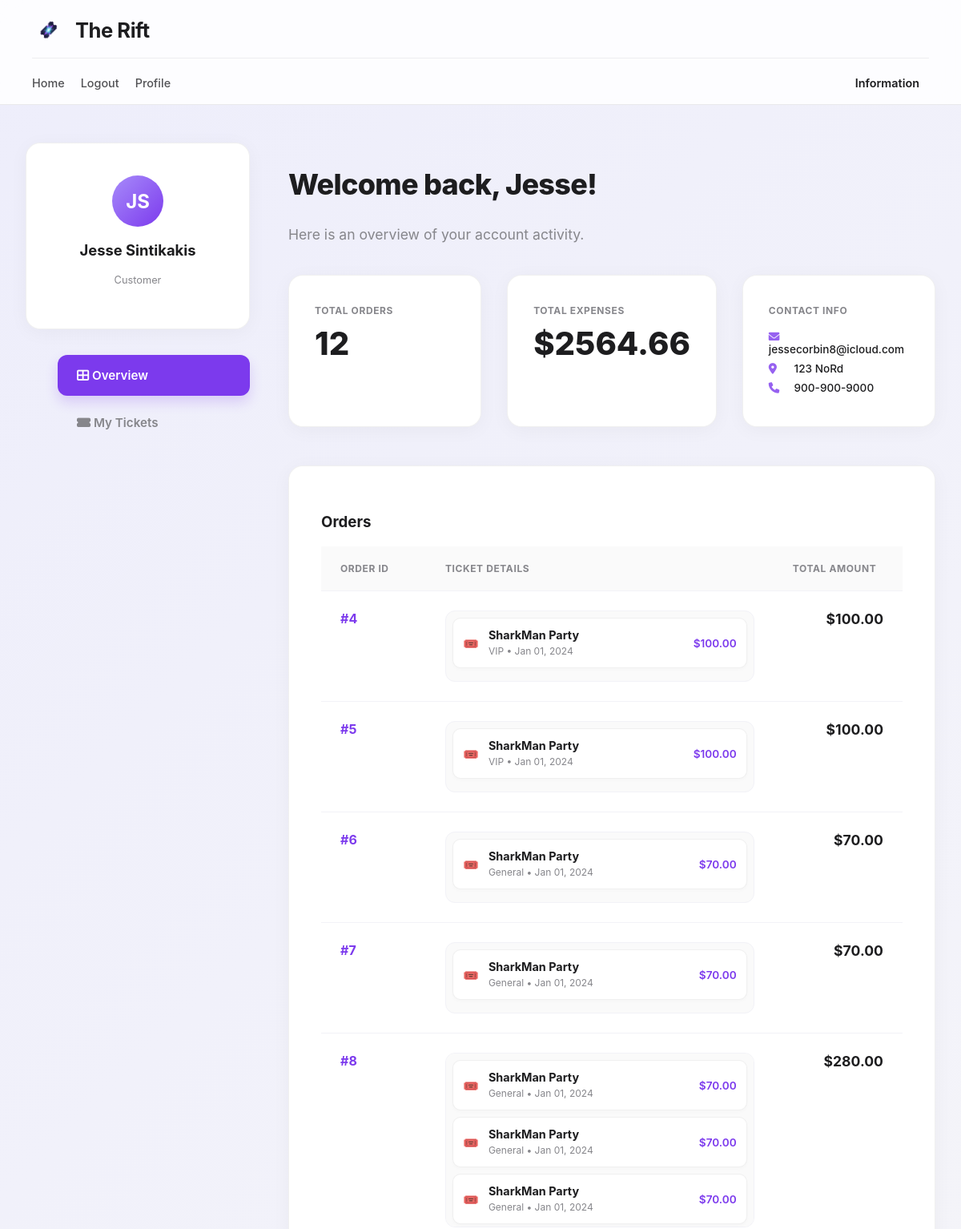
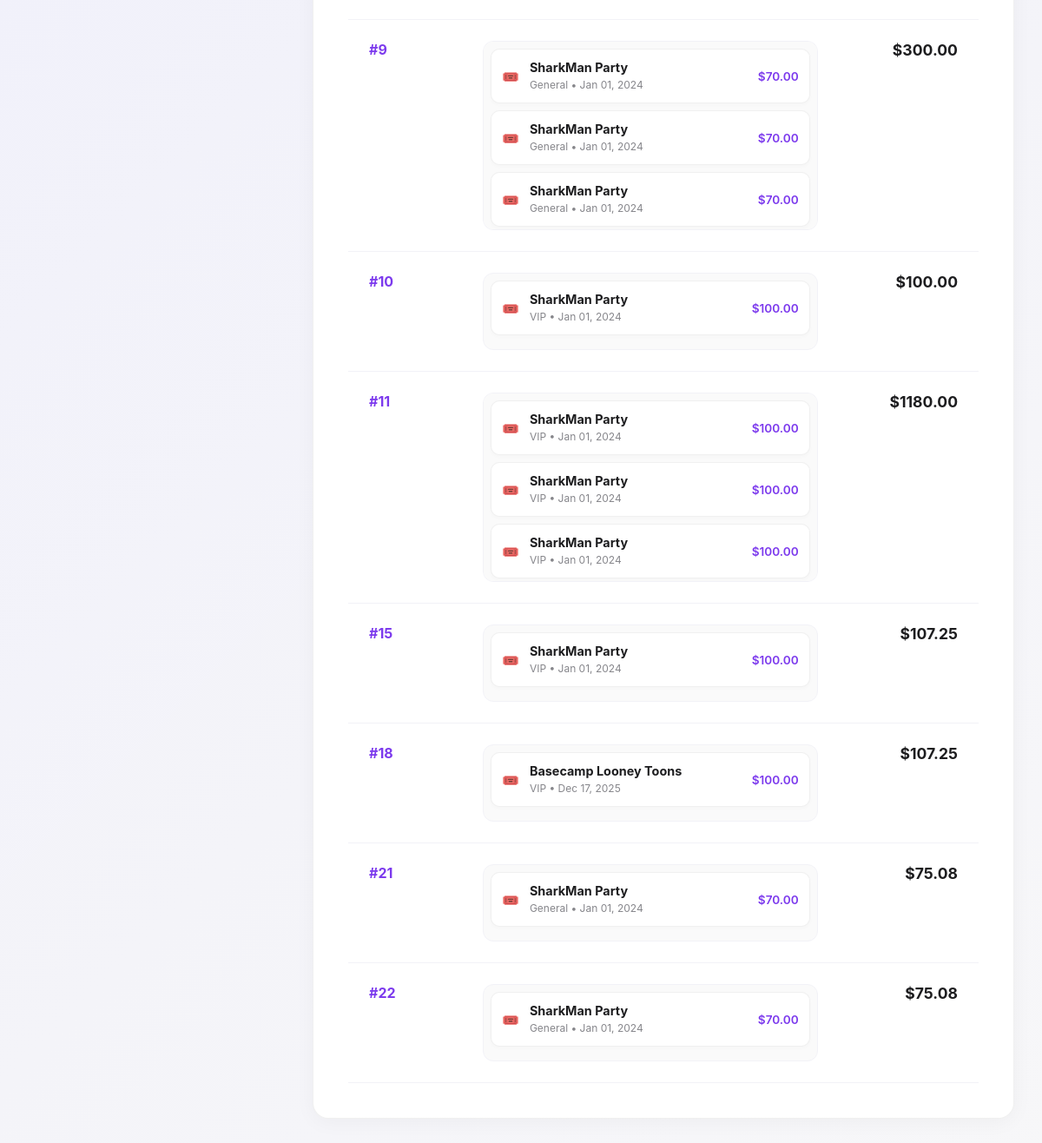
/dashboard/customer/ (signed in), run on the app's committed database (2 pictures, top to bottom).
### App/models.py (models this page shows, shortened)
class User(AbstractUser):
    is_customer = models.BooleanField(default=False)
    address = models.CharField(max_length=255, blank=True, null=True)
    phone = models.CharField(max_length=20, blank=True, null=True)

class Order(models.Model):
    user = models.ForeignKey(settings.AUTH_USER_MODEL, on_delete=models.CASCADE, related_name='orders')
    total_price = models.DecimalField(max_digits=10, decimal_places=2)
    timestamp = models.DateTimeField(auto_now_add=True)

class Ticket(models.Model):
    order = models.ForeignKey(Order, on_delete=models.CASCADE, related_name='ticket')
    tier = models.ForeignKey(TicketTier, on_delete=models.CASCADE)
    ticket_id = models.UUIDField(default=uuid.uuid4, editable=False, unique=True)
    qr_code_image = models.ImageField(upload_to='qr_code_img/', blank=True, null=True)
    is_used = models.BooleanField(default=False)

class TicketTier(models.Model):
    class Status(models.TextChoices):
        VIP = "VIP",('VIP')
        GENERAL = "General",('General')
        BASIC = "Basic",('Basic')
    event = models.ForeignKey(Event, on_delete=models.CASCADE, related_name='ticket_tiers')
    type = models.CharField(max_length=10,choices=Status.choices, default="Basic")
    price = models.DecimalField(max_digits=8, decimal_places=2)
    quantity = models.IntegerField()

class Event(models.Model):
    organization = models.ForeignKey(Organization, on_delete=models.CASCADE)
    title = models.CharField(max_length=100)
    description = models.TextField()
    banner_image = models.ImageField(upload_to='event_images/', default='event_images/default_eventimage.png',null=True,blank=True)
    location = models.CharField(max_length=100)
    date = models.DateField()
    start_time = models.TimeField()
    end_time = models.TimeField()
    capacity = models.IntegerField()
    created_at = models.DateTimeField(auto_now_add=True)

### App/views.py (the view)
# urls.py: path('dashboard/customer/', v.customer_dashboard, name='customer_dashboard'),
@login_required
def customer_dashboard(request):
    user = request.user
    orders = Order.objects.filter(user=user)
    total = sum(order.total_price for order in orders)
    total_orders = orders.count()
    return render(request, "customer_dashboard.html", {
        'Customer': user,
        'total_orders': total_orders,
        'Orders': orders,
        'Total_expenses': total
    })

### App/context_processors.py (called while the page is built, shortened)
def current_url(request):
    return {
        'current_path': request.path,
        'current_full_url': request.get_full_path(),
        'current_absolute_uri': request.build_absolute_uri(),
    }

def base_view(request):
    if not request.user.is_authenticated:
        return {}
    membership = OrganizationMembership.objects.filter(user=request.user).first()
    if not membership:
        return {}

### App/templates/customer_dashboard.html (shortened to what this page needs)
{% extends "base.html" %}
{% load static %}
{% block content %}
    <link rel="stylesheet" href="https://cdnjs.cloudflare.com/ajax/libs/font-awesome/6.0.0/css/all.min.css">
    <link rel="stylesheet" href="{% static 'customer_dashboard.css' %}">
    <div class="dashboard-container animate-fade-in">
        <aside class="dashboard-sidebar">
            <div class="user-profile-card">
                <div class="user-avatar">{{ Customer.first_name.0 }}{{ Customer.last_name.0 }}</div>
                <h3 class="user-name">{{ Customer.first_name }} {{ Customer.last_name }}</h3>
                <p class="user-badge">Customer</p>
            </div>
            <ul class="sidebar-menu">
                <li><a href="#" class="active-item peaking-tab"><i class="fas fa-th-large me-2"></i> Overview</a></li>
                <li><a href="{% url 'cart' %}"><i class="fas fa-ticket-alt me-2"></i> My Tickets</a></li>
            </ul>
        </aside>
        <main class="dashboard-content">
            <header class="content-header">
                <h2>Welcome back, {{ Customer.first_name }}!</h2>
                <p>Here is an overview of your account activity.</p>
            </header>
            <section class="stats-grid">
                <div class="stat-card">
                    <span class="stat-label">Total Orders</span>
                    <span class="stat-int">{{ total_orders }}</span>
                </div>
                <div class="stat-card">
                    <span class="stat-label">Total Expenses</span>
                    <span class="stat-int">${{ Total_expenses|floatformat:2 }}</span>
                </div>
                <div class="stat-card contact-card">
                    <span class="stat-label">Contact Info</span>
                    <div class="contact-list">
                        <span class="contact-item"><i class="fas fa-envelope"></i> {{ Customer.email }}</span>
                        <span class="contact-item"><i class="fas fa-map-marker-alt"></i> {{ Customer.address }}</span>
                        <span class="contact-item"><i class="fas fa-phone"></i> {{ Customer.phone }}</span>
                    </div>
                </div>
            </section>
            <section class="recent-activity">
                <h3 class="section-header">Orders</h3>
                <div class="table-responsive">
                    <table class="clean-table stretched-table">
                        <thead>
                            <tr>
                                <th class="col-id">Order ID</th>
                                <th class="col-details">Ticket Details</th>
                                <th class="col-amount text-end">Total Amount</th>
                            </tr>
                        </thead>
                        <tbody>
                            {% for order in Orders %}
                            <tr>
                                <td class="align-top">
                                    <span class="order-id-text">#{{ order.id }}</span>
                                </td>
                                <td>
                                    <div class="ticket-scroll-container">
                                        {% for ticket in order.ticket.all %}
                                        <div class="ticket-item">
                                            <span class="ticket-icon">🎟️</span>
                                            <div class="ticket-meta">
                                                <span class="ticket-name">{{ ticket.tier.event.title }}</span>
                                                <span class="ticket-sub">{{ ticket.tier.type }} • {{ ticket.tier.event.date|date:"M d, Y" }}</span>
                                            </div>
                                            <span class="ticket-price-badge">${{ ticket.tier.price }}</span>
                                        </div>
                                        {% endfor %}
                                    </div>
                                </td>
                                <td class="align-top text-end">
                                    <span class="order-price">${{ order.total_price|floatformat:2 }}</span>
                                </td>
                            </tr>
                            {% endfor %}
                        </tbody>
                    </table>
                </div>
            </section>
        </main>
    </div>
{% endblock %}

### App/static/common.css (style rules this page uses)
:root { --glass-bg: rgba(255, 255, 255, 0.85); --glass-border: 1px solid rgba(0, 0, 0, 0.08); --primary-blue: #007aff; --primary-text: #1d1d1f; --secondary-text: #515154; --pill-bg: #f2f2f5; --hero-gradient: linear-gradient(135deg, #4a148c 0%, #6a1b9a 50%, #9c27b0 100%); --nav-height: 130px; }
body { margin: 0; padding-top: var(--nav-height); font-family: 'Inter', -apple-system, BlinkMacSystemFont, sans-serif; color: var(--primary-text); background: linear-gradient(135deg, rgba(230, 230, 255, 0.5) 0%, rgba(255, 255, 255, 0.2) 100%); }

### data on the page
User: first_name.0 "J", last_name.0 "S", first_name "Jesse", last_name "Sintikakis", email "jessecorbin8@icloud.com", address "123 NoRd", phone "900-900-9000"
Order: id "4", total_price "100.00"
Ticket: tier.event "SharkMan Party", tier.type "VIP", tier.event "Jan 01, 2024", tier.price "100.00"
Order: id "5", total_price "100.00"
Ticket: tier.event "SharkMan Party", tier.type "VIP", tier.event "Jan 01, 2024", tier.price "100.00"
Order: id "6", total_price "70.00"
Ticket: tier.event "SharkMan Party", tier.type "General", tier.event "Jan 01, 2024", tier.price "70.00"
Order: id "7", total_price "70.00"
Ticket: tier.event "SharkMan Party", tier.type "General", tier.event "Jan 01, 2024", tier.price "70.00"
Order: id "8", total_price "280.00"
Ticket: tier.event "SharkMan Party", tier.type "General", tier.event "Jan 01, 2024", tier.price "70.00"
Ticket: tier.event "SharkMan Party", tier.type "General", tier.event "Jan 01, 2024", tier.price "70.00"
Ticket: tier.event "SharkMan Party", tier.type "General", tier.event "Jan 01, 2024", tier.price "70.00"
Order: id "9", total_price "300.00"
Ticket: tier.event "SharkMan Party", tier.type "General", tier.event "Jan 01, 2024", tier.price "70.00"
Ticket: tier.event "SharkMan Party", tier.type "General", tier.event "Jan 01, 2024", tier.price "70.00"
Ticket: tier.event "SharkMan Party", tier.type "General", tier.event "Jan 01, 2024", tier.price "70.00"
Order: id "10", total_price "100.00"
Ticket: tier.event "SharkMan Party", tier.type "VIP", tier.event "Jan 01, 2024", tier.price "100.00"
Order: id "11", total_price "1180.00"
Ticket: tier.event "SharkMan Party", tier.type "VIP", tier.event "Jan 01, 2024", tier.price "100.00"
Ticket: tier.event "SharkMan Party", tier.type "VIP", tier.event "Jan 01, 2024", tier.price "100.00"
Ticket: tier.event "SharkMan Party", tier.type "VIP", tier.event "Jan 01, 2024", tier.price "100.00"
Order: id "15", total_price "107.25"
Ticket: tier.event "SharkMan Party", tier.type "VIP", tier.event "Jan 01, 2024", tier.price "100.00"
Order: id "18", total_price "107.25"
Ticket: tier.event "Basecamp Looney Toons", tier.type "VIP", tier.event "Dec 17, 2025", tier.price "100.00"
Order: id "21", total_price "75.08"
Ticket: tier.event "SharkMan Party", tier.type "General", tier.event "Jan 01, 2024", tier.price "70.00"
Order: id "22", total_price "75.08"
Ticket: tier.event "SharkMan Party", tier.type "General", tier.event "Jan 01, 2024", tier.price "70.00"

### other printed values
{{ total_orders }} "12"
{{ Total_expenses|floatformat:2 }} "2564.66"
